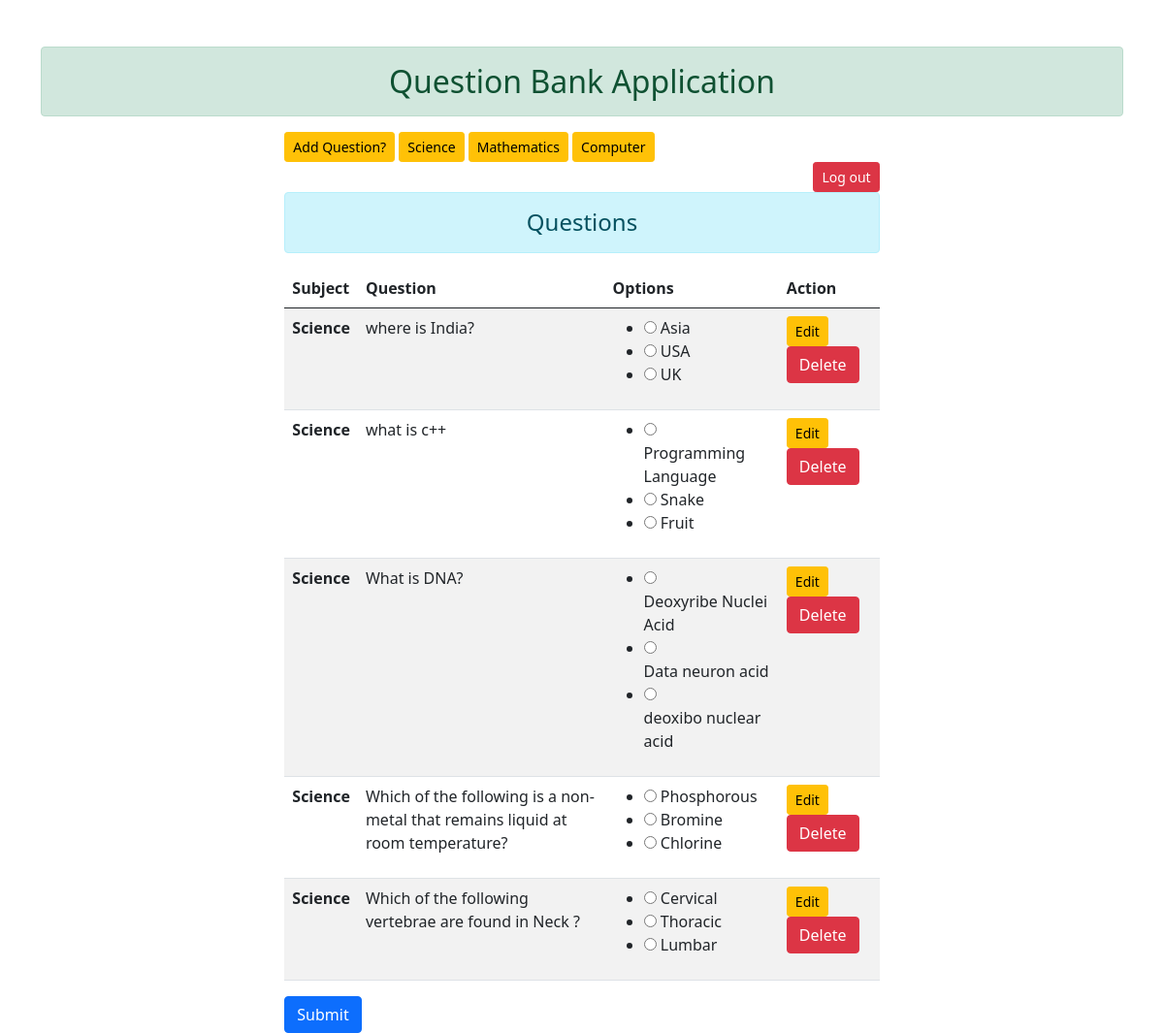
Page /questions/ (signed in) on the committed database.
### question_bank/models.py (models this page shows, shortened)
class Question(models.Model):
    qus = models.TextField()
    subject = models.ForeignKey(Subject, on_delete=models.CASCADE)

class Subject(models.Model):
    name = models.CharField(max_length=100)
    def __str__(self):
        return self.name

class Option(models.Model):
    text = models.CharField(max_length=100)
    question = models.ForeignKey(Question, on_delete=models.CASCADE)
    is_correct = models.BooleanField(default=False)

### question_bank/views.py (the view)
# urls.py: path('questions/', views.submit_answers, name='submit_answers'),
@login_required(login_url='/login')
def submit_answers(request):
    if request.method == 'POST':
        num_questions = int(request.POST.get('num_questions', 0))
        max_question_id = 0
        for key in request.POST.keys():
            if key.startswith('question_'):
                question_id = int(key.split('_')[1])  # Extract numerical part of the key
                max_question_id = max(max_question_id, question_id)
        total_marks = 0
        for question_id in range(1, max_question_id + 1):
            option_id = request.POST.get(f'question_{question_id}')
            if option_id == 'None':
                continue
            try:
                option = Option.objects.get(pk=option_id, question_id=question_id)
            except Option.DoesNotExist:
                messages.error(request, f'Option with ID {option_id} for question {question_id} does not exist.')
                continue
            if option.is_correct:
                total_marks += 1
            incorrect=num_questions-total_marks
            percentage=((total_marks/num_questions)*100)
        return render(request,'question_bank/result.html',{'total':num_questions,'correct':total_marks,
                                                           'wrong':incorrect,'percent':percentage,'score':total_marks})
    else:
        question_form = QuestionForm()
        option_forms = [OptionForm(prefix=str(i)) for i in range(3)]  # Create three empty OptionForm instances
    stud=Question.objects.filter(subject_id=1)
    return render(request, 'question_bank/question.html', {'stud':stud,})

### question_bank/templates/question_bank/question.html (shortened to what this page needs)
{% extends "question_bank/base.html" %}
{% block content %}
    <div class="col-sm-10 offset-1">
        <a href="{% url 'create_question' %}" class="btn btn-warning btn-sm">Add Question?</a>
        <a href="{% url 'submit_answers' %}" class="btn btn-warning btn-sm">Science</a>
        <a href="{% url 'maths' %}" class="btn btn-warning btn-sm">Mathematics</a>
        <a href="{% url 'computer' %}" class="btn btn-warning btn-sm">Computer</a>
        <div class="me-auto text-end">
        <a href="{% url 'logout' %}" class="btn btn-danger btn-sm">Log out</a>
    </div>
        <form method="POST" action="{% url 'submit_answers' %}">
            <h4 class="text-center alert alert-info">Questions</h4>
            {% if stud %}
            <table class="table table-striped table-hover">
                <thead>
                    <tr>
                        <th scope="col">Subject</th>
                        <th scope="col">Question</th>
                        <th scope="col">Options</th>
                        <th scope="col">Action</th>
                    </tr>
                </thead>
                <tbody>
                    {% for i in stud %}
                    <tr>
                        <th scope="row">{{ i.subject }}</th>
                        <td>{{ i.qus }}</td>
                        <td>
                            <ul>
                                {% for option in i.option_set.all %}
                            <li>
                                <input type="radio" id="option_{{ option.id }}" name="question_{{ i.id }}" value="{{ option.id }}">
                                <label for="option_{{ option.id }}">{{ option.text }}</label>
                            </li>
                            {% endfor %}
                            </ul>
                        </td>
                        <td>
                            <a href="{% url 'question_detail' i.id %}" class="btn btn-warning btn-sm">Edit</a>
                            <form action="{% url 'delete_question' i.id %}" method="POST" class="d-inline"> {% csrf_token %}
                                <input type="submit" class="btn btn-danger" value="Delete">
                            </form>
                        </td>
                    </tr>
                    {% endfor %}
                </tbody>
            </table>
        {% endif %}
        <button type="submit" class="btn btn-primary">Submit</button>
    </div>
    {% endblock %}

### question_bank/templates/question_bank/base.html (shortened to what this page needs)
<!DOCTYPE html>
{% load static %}
<html lang="en">
<head>
    <link rel="stylesheet" href="{% static 'question_bank/css/bootstrap.css' %}">
</head>
<body>
    <div class="container mt-5">
        <h2 class="text-center alert alert-success">Question Bank Application</h2>
        <div class="row">
            <div class="col-md-8 offset-md-2">
                {% block content %}{% endblock %}
            </div>
        </div>
    </div>
</body>
</html>

### question_bank/templates/question_bank/base.html (style rules this page uses)
a { text-decoration: none; color: black; }

### rows in the picture
Question: subject "Science", qus "where is India?"
Option: text "Asia"
Option: text "USA"
Option: text "UK"
Question: subject "Science", qus "what is c++"
Option: text "Programming Language"
Option: text "Snake"
Option: text "Fruit"
Question: subject "Science", qus "What is DNA?"
Option: text "Deoxyribe Nuclei Acid"
Option: text "Data neuron acid"
Option: text "deoxibo nuclear acid"
Question: subject "Science", qus "Which of the following is a non-metal that remains liquid at room temperature?"
Option: text "Phosphorous"
Option: text "Bromine"
Option: text "Chlorine"
Question: subject "Science", qus "Which of the following vertebrae are found in Neck ?"
Option: text "Cervical"
Option: text "Thoracic"
Option: text "Lumbar"
